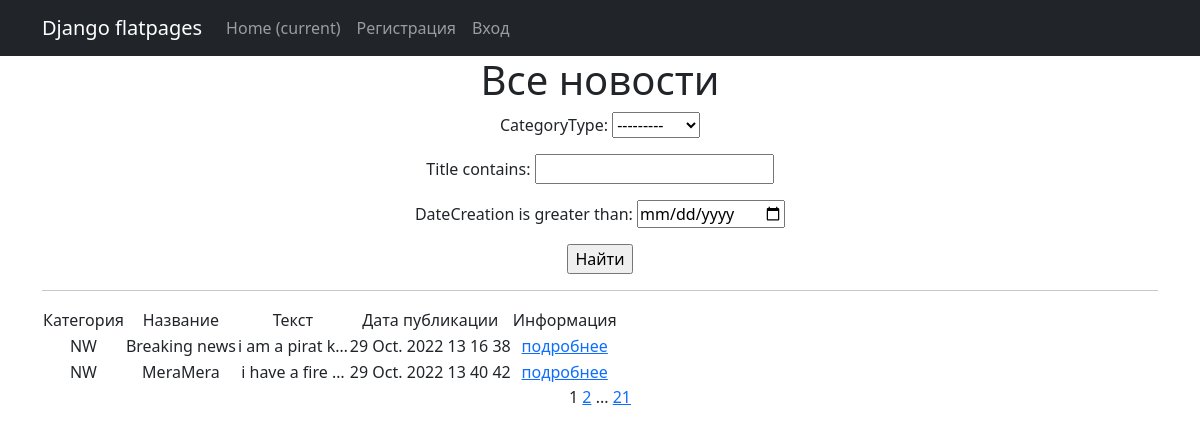
The app's page /news/search/ with its own data.
### news/models.py (models this page shows, shortened)
class Post(models.Model):
    author = models.ForeignKey(Author, on_delete=models.CASCADE)
    NEWS = "NW"
    ARTICLE = "AR"
    CATEGORY_CHOICES = (
        (NEWS, 'Новость'),
        (ARTICLE, 'Статья'),
    )
    categoryType = models.CharField(max_length=2, choices=CATEGORY_CHOICES, default=ARTICLE)
    dateCreation = models.DateTimeField(auto_now_add=True)
    postCategory = models.ManyToManyField(Category, through='PostCategory')
    title = models.CharField(max_length=128)
    text = models.TextField()
    rating = models.SmallIntegerField(default=0)

### news/views.py (the view)
# urls.py: path('search/', SearchPost.as_view(), name='search_post'),
class SearchPost(ListView):
    model = Post
    template_name = 'news/search.html'
    context_object_name = 'search'
    paginate_by = 2  # указываем количество записей на странице
    def get_queryset(self):
        queryset = super().get_queryset()
        self.filterset = PostFilter(self.request.GET, queryset)
        return self.filterset.qs
    def get_context_data(self, **kwargs):
        context = super().get_context_data(**kwargs)
        context['filterset'] = self.filterset
        return context

### news/templatetags/censor_filters.py (called while the page is built)
@register.filter()
def censor(value):
    bad_words = ('слова', 'казнью', 'логия')
    if not isinstance(value, str):
        raise TypeError(f"unresolved type '{type(value)}' expected  type 'str'")
    for word in value.split():
        if word.lower().strip(',') in bad_words:
            value = value.replace(word, f"{word[0]}{'*' * (len(word) - 1)}")
    return value

### news/templates/news/search.html (shortened to what this page needs)
{% extends 'default.html' %}
{% load censor_filters %}
{% load custom_tags %}
{% block content %}
<h1>Все новости</h1>
   <form action="" method="get">
       {{ filterset.form.as_p }}
       <input type="submit" value="Найти" />
   </form>
<hr>
{% if search %}
<table>
    <tr>
        <td>Категория</td>
        <td>Название</td>
        <td>Текст</td>
        <td>Дата публикации</td>
        <td>Информация</td>
    </tr>
    {% for a in search %}
    <tr>
        <td>{{ a.categoryType }}</td>
        <td>{{ a.title }}</td>
        <td>{{ a.text|truncatechars:15}}</td>
        <td>{{ a.dateCreation | date:'d M. Y H i s'}}</td>
        <td><a href="info/{{ a.id}}"> подробнее </a></td>
    </tr>
    {% endfor %}
</table>
{% else %}
<h2>Новостей нет!</h2>
{% endif %}
   {{ page_obj.number }}
   {% if page_obj.has_next %}
       <a href="?page={{ page_obj.next_page_number }}">{{ page_obj.next_page_number }}</a>
       {% if paginator.num_pages != page_obj.next_page_number %}
           ...
           <a href="?page={{ page_obj.paginator.num_pages }}">{{ page_obj.paginator.num_pages }}</a>
       {% endif %}
   {% endif %}
{% endblock content %}

### records on screen
Post: categoryType "NW", title "Breaking news", text "i am a pirat k…", dateCreation "29 Oct. 2022 13 16 38"
Post: categoryType "NW", title "MeraMera", text "i have a fire …", dateCreation "29 Oct. 2022 13 40 42"

### other values on screen
{{ page_obj.number }} "1"
{{ page_obj.next_page_number }} "2"
{{ page_obj.paginator.num_pages }} "21"
